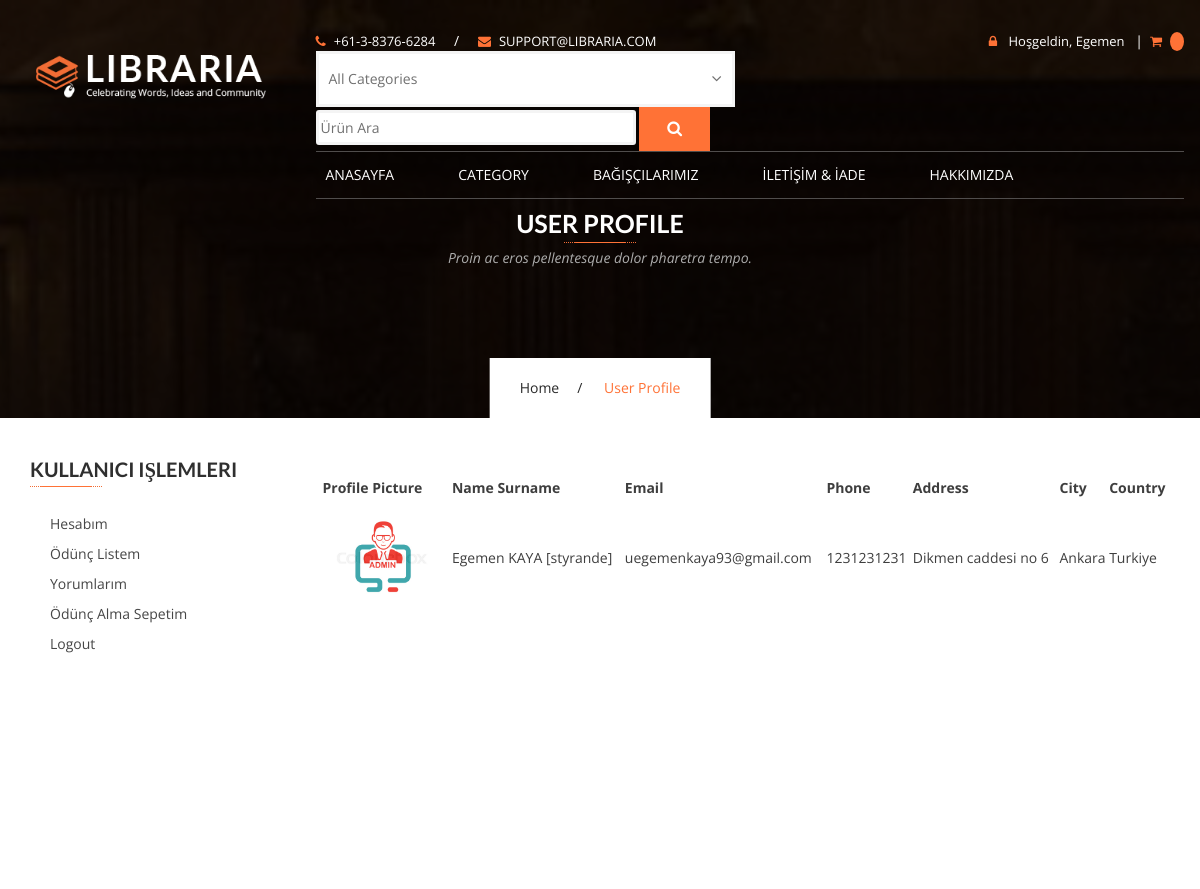
The page /user/ (signed in, upper part) on the database as committed earlier.
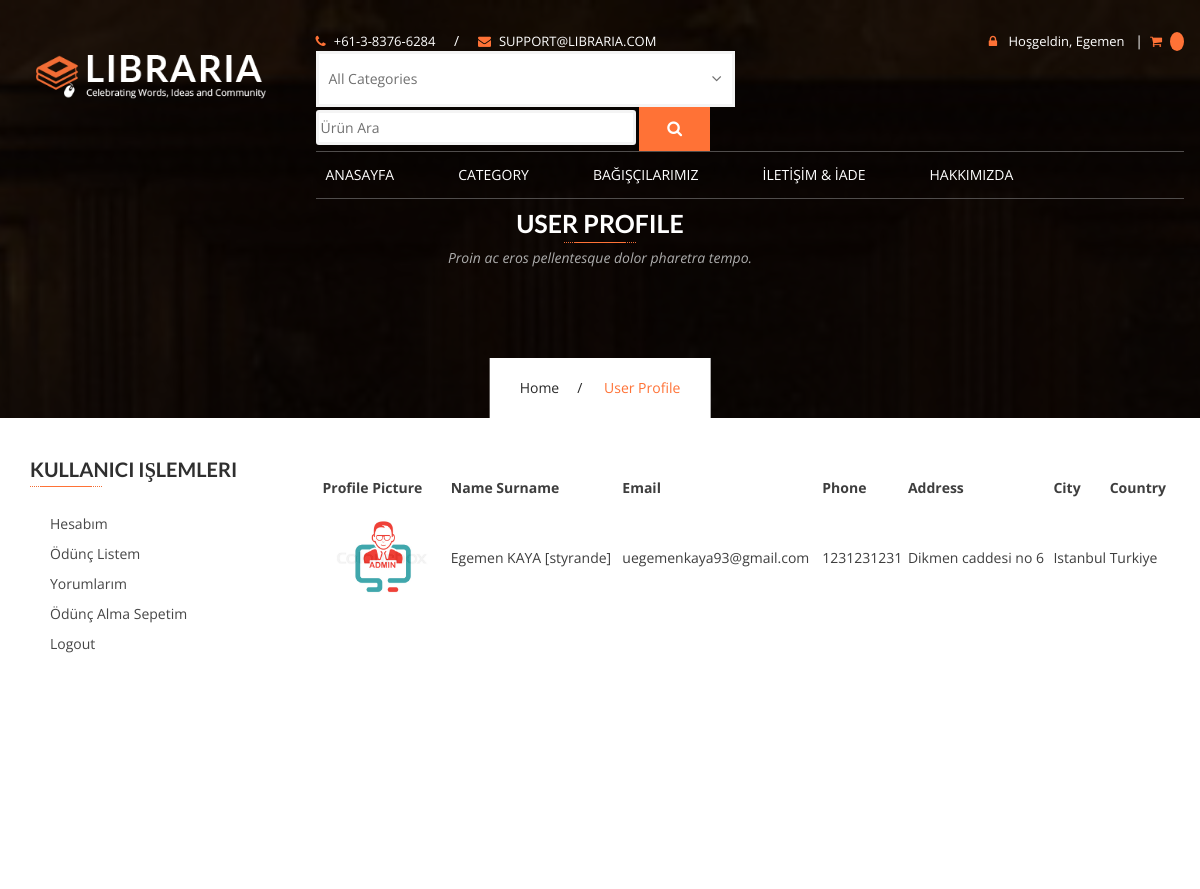
The same page on the database as committed later.
### home/models.py (models this page shows, shortened)
class UserProfile(models.Model):
    user = models.OneToOneField(User,on_delete=models.CASCADE)
    phone = models.CharField(blank=True, max_length=20)
    address = models.CharField(blank=True, max_length=150)
    city = models.CharField(blank=True, max_length=20)
    country = models.CharField(blank=True, max_length=20)
    image = models.ImageField(blank=True, upload_to='images/users/')
    def user_name(self):
        return self.user.first_name + ' ' +self.user.last_name + ' [' +self.user.username + ']'
    def image_tag(self):
        return mark_safe('<img src="{}" height="50"/>'.format(self.image.url))
    image_tag.short_description = 'Image'

### user/views.py (the view)
# urls.py: path('', views.index, name='index'),
@login_required(login_url='/login')
def index(request):
    category = Category.objects.all()
    current_user = request.user
    profile = UserProfile.objects.get(user_id=current_user.id)
    context = {'category': category,
               'profile':profile}
    return render(request,'user_profile.html',context)

### user/templates/user_profile.html (shortened to what the changed rows need)
{% extends "homebase.html" %}
{% block content %}
        <section class="page-banner services-banner">
            <div class="container">
                <div class="banner-header">
                    <h2>User Profile</h2>
                </div>
            </div>
        </section>
        <div id="content" class="site-content">
            <div id="primary" class="content-area">
                <main id="main" class="site-main">
                    <div class="main-news-list">
                        <div class="container">
                            <div class="row">
                                <div class="col-md-9 col-md-push-3"><br><br><br>
                                        <table class="event-table cart">
                                                        <thead>
                                                            <tr>
                                                                <th class="product-name">Profile Picture</th>
                                                                <th class="product-name">Name Surname</th>
                                                                <th class="product-name">Email</th>
                                                                <th class="product-name">Phone</th>
                                                                <th class="product-name">Address</th>
                                                                <th class="product-name">City</th>
                                                                <th class="product-name">Country</th>
                                                            </tr>
                                                        </thead>
                                                        <tbody>
                                                            <tr>
                                                                <td data-title="date-time">
                                                                    <img src="{{ profile.image.url }}" style="width: 120px;height: 120px">
                                                                </td>
                                                                <td data-title="event">
                                                                    {{profile.user_name}}
                                                                </td>
                                                                <td data-title="event">
                                                                    {{ profile.user.email }}
                                                                </td>
                                                                <td data-title="event">
                                                                    {{profile.phone}}
                                                                </td>
                                                                <td data-title="event">
                                                                    {{ profile.address }}
                                                                </td>
                                                                <td data-title="event">
                                                                    {{ profile.city }}
                                                                </td>
                                                                <td data-title="event">
                                                                    {{ profile.country }}
                                                                </td>
                                                            </tr>
                                                        </tbody>
                                                    </table>
                                </div>
                                {% include "user_panel.html" %}
                            </div>
                        </div>
                    </div>
            </div>
 {% endblock %}

Rows that differ between the two databases and show on the page:
changed UserProfile "Dikmen caddesi no 6": city "Ankara" → "Istanbul"
